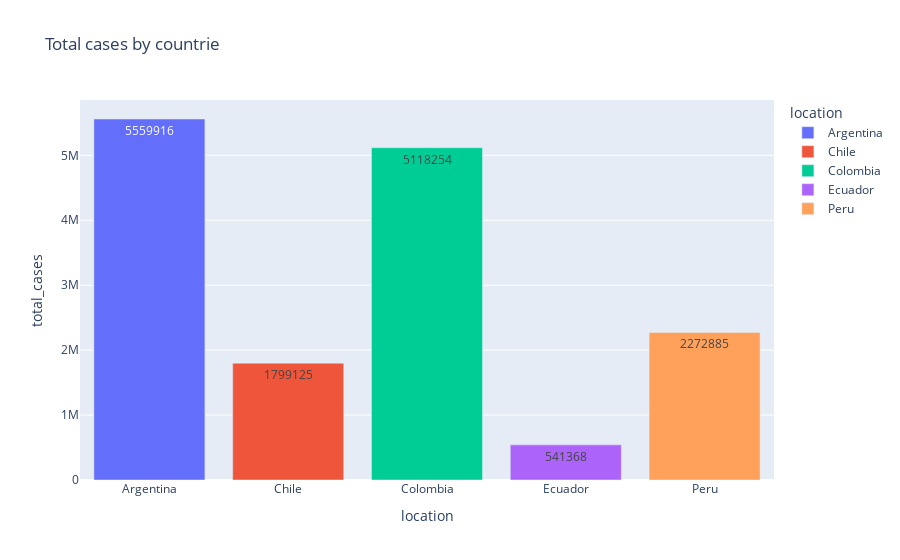

Notebook cell for this chart:
### Code cell
barras_casos = px.bar(df_1, x='location', y='total_cases', text='total_cases', title='Total cases by countrie', color='location')
barras_casos.show()

### Figure 1 — Plotly figure (JSON) as saved in the notebook; plotly's stock layout.template omitted (floating-point values rounded to 4 significant figures)
{"data": [{"alignmentgroup": "True", "hovertemplate": "location=%{x}<br>total_cases=%{text}<extra></extra>", "legendgroup": "Argentina", "marker": {"color": "#636efa", "pattern": {"shape": ""}}, "name": "Argentina", "offsetgroup": "Argentina", "orientation": "v", "showlegend": true, "text": [5559916], "textposition": "auto", "type": "bar", "x": ["Argentina"], "xaxis": "x", "y": [5559916], "yaxis": "y"}, {"alignmentgroup": "True", "hovertemplate": "location=%{x}<br>total_cases=%{text}<extra></extra>", "legendgroup": "Chile", "marker": {"color": "#EF553B", "pattern": {"shape": ""}}, "name": "Chile", "offsetgroup": "Chile", "orientation": "v", "showlegend": true, "text": [1799125], "textposition": "auto", "type": "bar", "x": ["Chile"], "xaxis": "x", "y": [1799125], "yaxis": "y"}, {"alignmentgroup": "True", "hovertemplate": "location=%{x}<br>total_cases=%{text}<extra></extra>", "legendgroup": "Colombia", "marker": {"color": "#00cc96", "pattern": {"shape": ""}}, "name": "Colombia", "offsetgroup": "Colombia", "orientation": "v", "showlegend": true, "text": [5118254], "textposition": "auto", "type": "bar", "x": ["Colombia"], "xaxis": "x", "y": [5118254], "yaxis": "y"}, {"alignmentgroup": "True", "hovertemplate": "location=%{x}<br>total_cases=%{text}<extra></extra>", "legendgroup": "Ecuador", "marker": {"color": "#ab63fa", "pattern": {"shape": ""}}, "name": "Ecuador", "offsetgroup": "Ecuador", "orientation": "v", "showlegend": true, "text": [541368], "textposition": "auto", "type": "bar", "x": ["Ecuador"], "xaxis": "x", "y": [541368], "yaxis": "y"}, {"alignmentgroup": "True", "hovertemplate": "location=%{x}<br>total_cases=%{text}<extra></extra>", "legendgroup": "Peru", "marker": {"color": "#FFA15A", "pattern": {"shape": ""}}, "name": "Peru", "offsetgroup": "Peru", "orientation": "v", "showlegend": true, "text": [2272885], "textposition": "auto", "type": "bar", "x": ["Peru"], "xaxis": "x", "y": [2272885], "yaxis": "y"}], "layout": {"barmode": "relative", "legend": {"title": {"text": "location"}, "tracegroupgap": 0}, "title": {"text": "Total cases by countrie"}, "xaxis": {"anchor": "y", "categoryarray": ["Argentina", "Chile", "Colombia", "Ecuador", "Peru"], "categoryorder": "array", "domain": [0, 1], "title": {"text": "location"}}, "yaxis": {"anchor": "x", "domain": [0, 1], "title": {"text": "total_cases"}}}}
